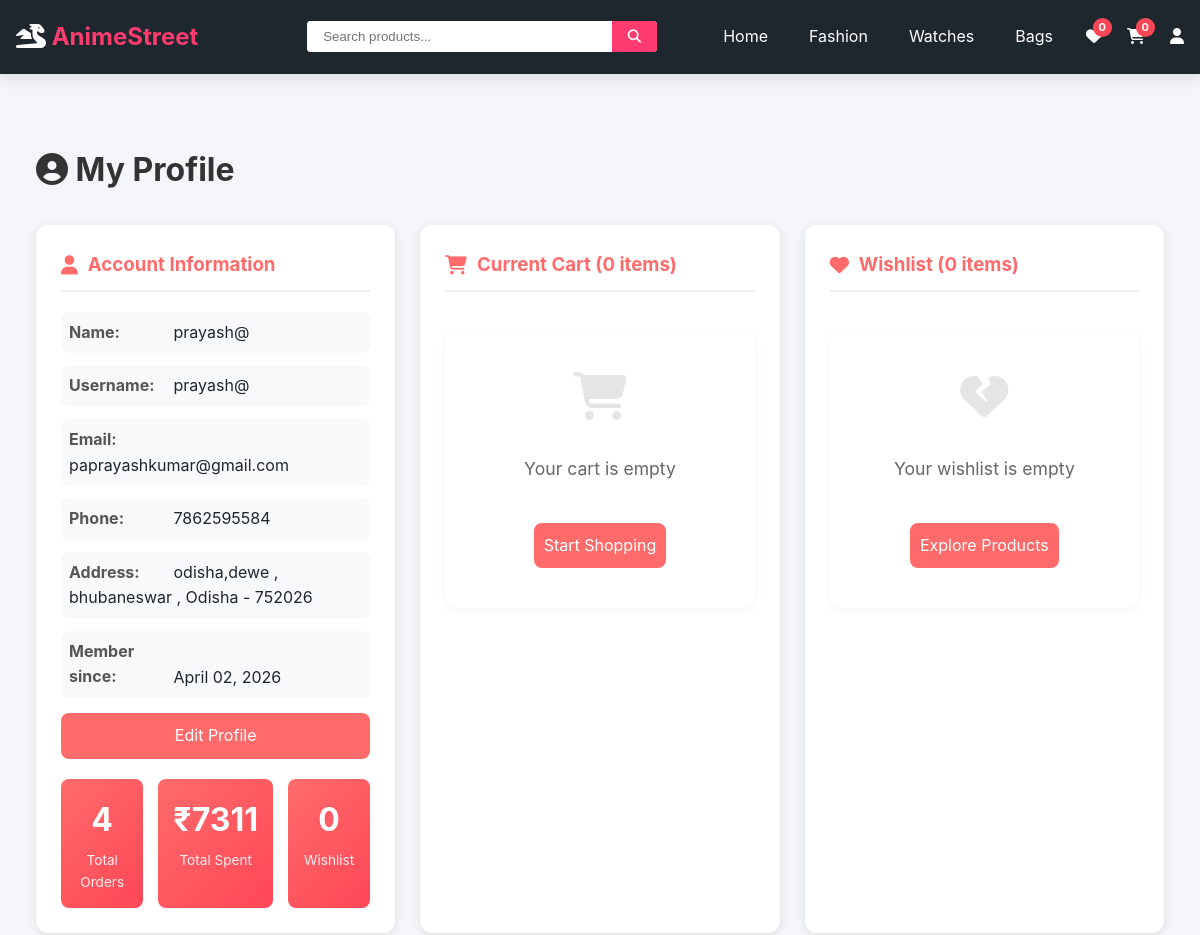
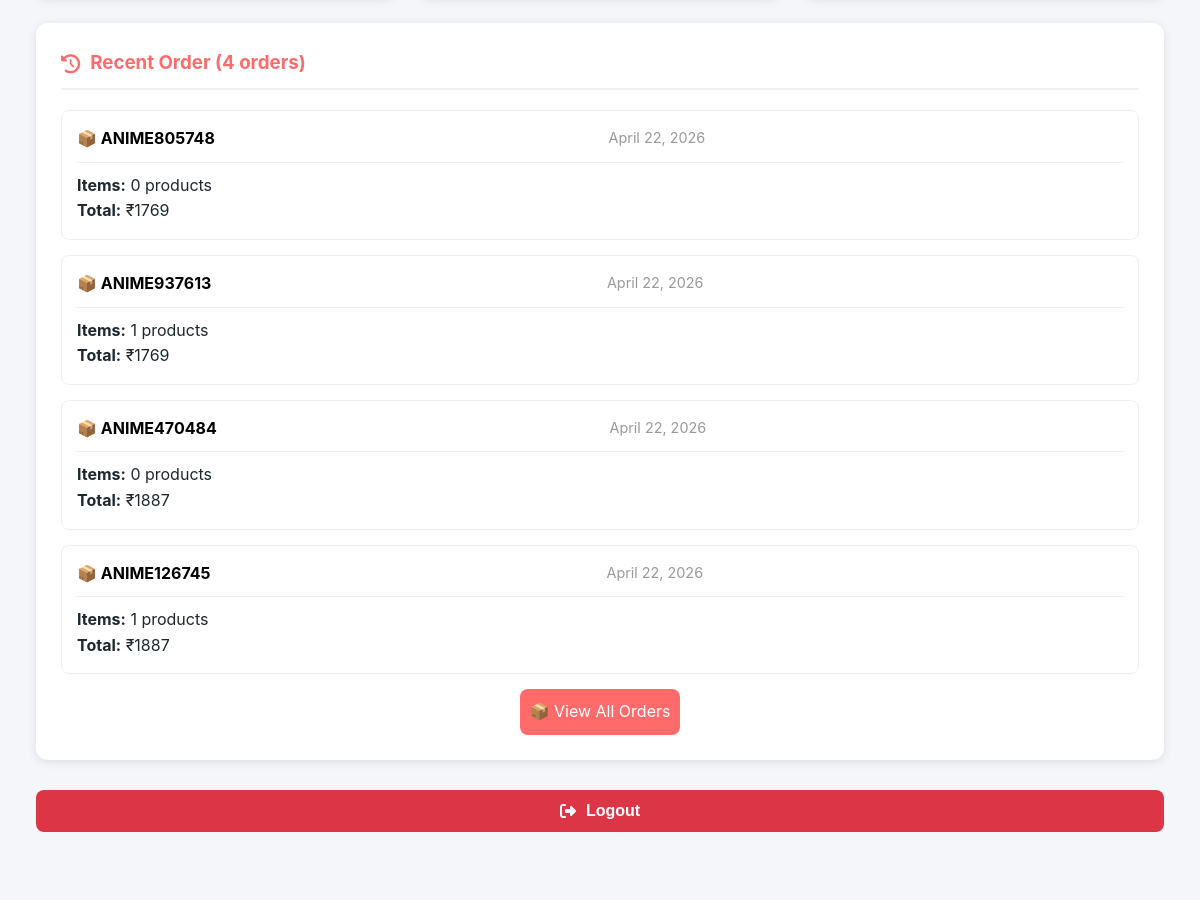
/profile/ (signed in, upper part), run on an earlier commit of the app's database (2 pictures, top to bottom).
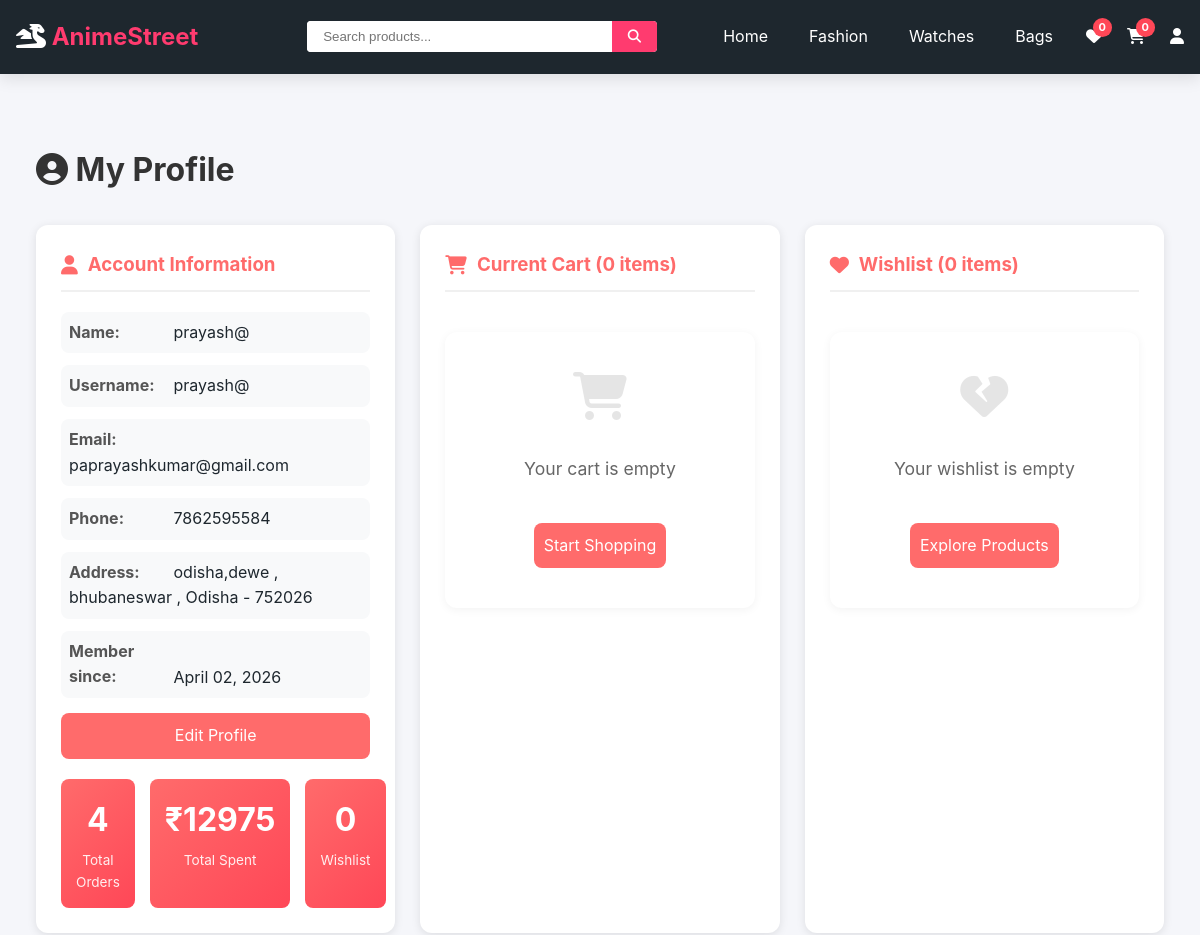
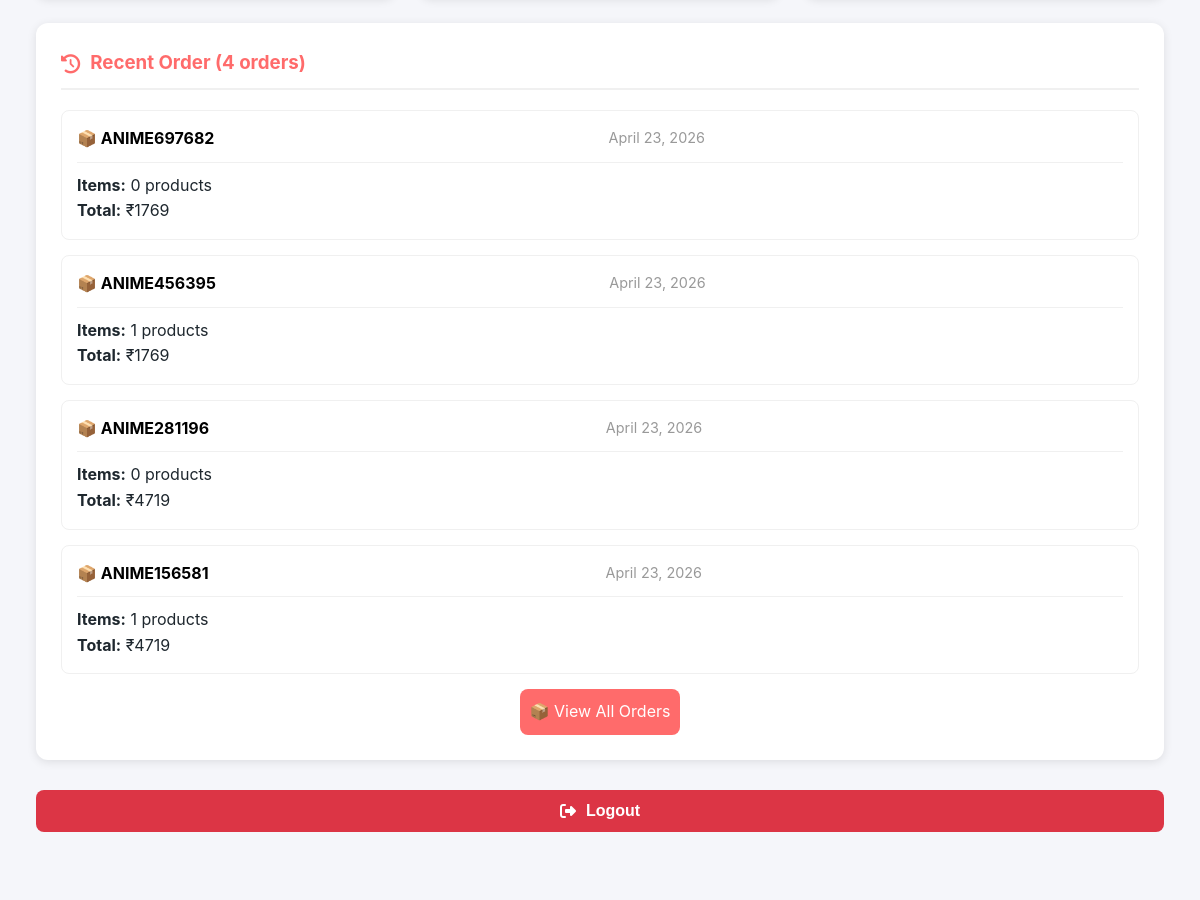
And on a later commit of the database (2 pictures, top to bottom).
### shop/models.py (models this page shows, shortened)
class User(AbstractUser):
    phone = models.CharField(max_length=15, blank=True)
    address = models.TextField(blank=True)
    created_at = models.DateTimeField(auto_now_add=True)

class Profile(models.Model):
    user = models.OneToOneField(User, on_delete=models.CASCADE)
    phone = models.CharField(max_length=15, blank=True)
    address = models.TextField(blank=True)
    city = models.CharField(max_length=100, blank=True)
    state = models.CharField(max_length=100, blank=True)
    pincode = models.CharField(max_length=10, blank=True)

class Order(models.Model):
    user = models.ForeignKey(User, on_delete=models.CASCADE)
    total_price = models.DecimalField(max_digits=10, decimal_places=2)
    payment_method = models.CharField(max_length=10, default="COD")
    transaction_id = models.CharField(max_length=100, blank=True, null=True)
    payment_screenshot = models.ImageField(upload_to='payments/', blank=True, null=True)
    payment_status = models.CharField(max_length=20, default="Pending")
    status = models.CharField(max_length=20, default="Pending")
    order_id = models.CharField(max_length=20, unique=True, blank=True)
    created_at = models.DateTimeField(auto_now_add=True)

### shop/views.py (the view)
# urls.py: path('profile/', views.profile, name='profile'),
@login_required
def profile(request):
    cart, created = Cart.objects.get_or_create(user=request.user)
    wishlist, created = Wishlist.objects.get_or_create(user=request.user)
    orders = Order.objects.filter(user=request.user).order_by('-created_at')[:4]
    cart_items = cart.items.select_related('product').all()
    wishlist_items = wishlist.items.select_related('product').all()
    cart_total = cart.get_total()
    total_orders = orders.count()
    total_spent = sum(order.total_price for order in orders)
    context = {
        'user': request.user,
        'cart_items': cart_items,
        'wishlist_items': wishlist_items,
        'orders': orders,
        'cart_total': cart_total,
        'total_orders': total_orders,
        'total_spent': total_spent,
    }
    return render(request, 'shop/profile.html', context)

### shop/context_processors.py (called while the page is built)
def cart_count(request):
    if request.user.is_authenticated:
        try:
            cart, created = Cart.objects.get_or_create(user=request.user)
            count = cart.get_total_items()
        except:
            count = 0
    else:
        count = 0
    return {'cart_count': count}

### shop/models.py (called while the page is built)
    def get_total(self):
        return sum(item.get_total() for item in self.items.all())

    def get_total_items(self):
        return sum(item.quantity for item in self.items.all())

### shop/templates/shop/profile.html (shortened to what this page needs)
{% extends 'shop/base.html' %}
{% load static %}
{% block content %}
<div class="container">
    <div class="profile-container">
        <h1><i class="fas fa-user-circle"></i> My Profile</h1>
        <div class="profile-grid">
            <div class="profile-card user-info">
                <h3><i class="fas fa-user"></i> Account Information</h3>
                <p><strong>Name:</strong> {{ user.first_name|default:user.username }}</p>
                <p><strong>Username:</strong> {{ user.username }}</p>
                <p><strong>Email:</strong> {{ user.email }}</p>
                <p><strong>Phone:</strong> {{ user.profile.phone|default:"Not provided" }}</p>
                <p><strong>Address:</strong>
                    {{ user.profile.address|default:"Not provided" }}
                    {% if user.profile.city %}, {{ user.profile.city }}{% endif %}
                    {% if user.profile.state %}, {{ user.profile.state }}{% endif %}
                    {% if user.profile.pincode %} - {{ user.profile.pincode }}{% endif %}
                </p>
                <p><strong>Member since:</strong> {{ user.date_joined|date:"F d, Y" }}</p>
                <div class="action-buttons">
                    <a href="{% url 'shop:edit_profile' %}" class="checkout-btn">
                        Edit Profile
                    </a>
                </div>
                <div class="stats-grid">
                    <div class="stat-box">
                        <div class="stat-number">{{ total_orders }}</div>
                        <div class="stat-label">Total Orders</div>
                    </div>
                    <div class="stat-box">
                        <div class="stat-number">₹{{ total_spent|floatformat:0 }}</div>
                        <div class="stat-label">Total Spent</div>
                    </div>
                    <div class="stat-box">
                        <div class="stat-number">{{ wishlist_items|length }}</div>
                        <div class="stat-label">Wishlist</div>
                    </div>
                </div>
            </div>
            <div class="profile-card">
                <h3><i class="fas fa-shopping-cart"></i> Current Cart ({{ cart_items|length }} items)</h3>
                {% if cart_items %}
                <div>
                    {% for item in cart_items %}
                    <div class="cart-item">
                        <div class="cart-item-info">
                            <div class="cart-item-name">{{ item.product.name }}</div>
                            <div class="cart-item-price">₹{{ item.product.price|floatformat:0 }} × {{ item.quantity }}
                            </div>
                            <div class="cart-item-size">Size: {{ item.size }}</div>
                        </div>
                        <div class="cart-item-remove"
                            onclick="removeFromCart({{ item.product.product_id }}, '{{ item.size }}')">
                            <i class="fas fa-trash"></i>
                        </div>
                    </div>
                    {% endfor %}
                    <div class="cart-total">
                        Total: <span>₹{{ cart_total|floatformat:0 }}</span>
                    </div>
                    <div class="action-buttons">
                        <a href="{% url 'shop:cart' %}" class="checkout-btn">View Cart</a>
                        <a href="{% url 'shop:checkout' %}" class="checkout-btn">Checkout</a>
                    </div>
                </div>
                {% else %}
                <div class="empty-state">
                    <i class="fas fa-shopping-cart"></i>
                    <p>Your cart is empty</p>
                    <a href="{% url 'shop:index' %}" class="checkout-btn">Start Shopping</a>
                </div>
                {% endif %}
            </div>
            <div class="profile-card">
                <h3><i class="fas fa-heart"></i> Wishlist ({{ wishlist_items|length }} items)</h3>
                {% if wishlist_items %}
                <div>
                    {% for item in wishlist_items %}
                    <div class="wishlist-item">
                        <div class="wishlist-item-info">
                            <div class="wishlist-item-name">{{ item.product.name }}</div>
                            <div class="wishlist-item-price">₹{{ item.product.price|floatformat:0 }}</div>
                        </div>
                        <div class="wishlist-item-remove" onclick="removeFromWishlist({{ item.product.product_id }})">
                            <i class="fas fa-trash"></i>
                        </div>
                    </div>
                    {% endfor %}
                    <div class="action-buttons">
                        <a href="{% url 'shop:wishlist' %}" class="checkout-btn">View All</a>
                    </div>
                </div>
                {% else %}
                <div class="empty-state">
                    <i class="fas fa-heart-broken"></i>
                    <p>Your wishlist is empty</p>
                    <a href="{% url 'shop:fashion' %}" class="checkout-btn">Explore Products</a>
                </div>
                {% endif %}
            </div>
        </div>
        <div class="profile-card" style="margin-top: 25px;">
            <h3><i class="fas fa-history"></i> Recent Order ({{ orders|length }} orders)</h3>
            {% if orders %}
            <div>
                {% for order in orders|slice:":4" %}
                <div class="order-item">
                    <div class="order-header">
                        <div style="color: black; font-weight: bold;">
                            📦 {{ order.order_id }}
                        </div>
                        <span class="order-date">{{ order.created_at|date:"F d, Y" }}</span>
                        <span class="order-status status-{{ order.status }}">{{ order.get_status_display }}</span>
                    </div>
                    <p><strong>Items:</strong> {{ order.items.count }} products</p>
                    <p><strong>Total:</strong> ₹{{ order.total_price|floatformat:0 }}</p>
                </div>
                {% endfor %}
                <div style="text-align: center; margin-top: 15px;">
                    <a href="{% url 'shop:my_orders' %}" class="checkout-btn">
                        📦 View All Orders
                    </a>
                </div>
            </div>
            {% else %}
            <div class="empty-state">
                <i class="fas fa-shopping-bag"></i>
                <p>No orders yet</p>
                <a href="{% url 'shop:index' %}" class="checkout-btn">Start Shopping</a>
            </div>
            {% endif %}
        </div>
        <form method="POST" action="{% url 'shop:logout' %}"
            onsubmit="return confirm('Are you sure you want to logout?')">
            <button type="submit" class="logout-btn">
                <i class="fas fa-sign-out-alt"></i> Logout
            </button>
        </form>
    </div>
</div>
{% endblock %}

### shop/templates/shop/base.html (shortened to what this page needs)
{% load static %}
<!DOCTYPE html>
<html lang="en">
<head>
    <link rel="stylesheet" href="https://cdnjs.cloudflare.com/ajax/libs/font-awesome/6.4.0/css/all.min.css">
    <link rel="stylesheet" href="{% static 'shop/css/style.css' %}">
    <link rel="stylesheet" href="{% static 'shop/css/components/category.css' %}">
    <link rel="stylesheet" href="{% static 'shop/css/components/navbar.css' %}">
    <link rel="stylesheet" href="{% static 'shop/css/components/footer.css' %}">
    <link rel="stylesheet" href="{% static 'shop/css/components/product-card.css' %}">
    <link rel="stylesheet" href="{% static 'shop/css/components/filter.css' %}">
    <link rel="stylesheet" href="{% static 'shop/css/responsive.css' %}">
</head>
<body>
    {% include 'shop/components/navbar.html' %}
    <main>
        {% block content %}
        {% endblock %}
    </main>
</body>
</html>

### shop/templates/shop/components/navbar.html (shortened to what this page needs)
{% load static %}
<nav class="navbar">
    <div class="container">
        <div class="navbar-brand">
            <a href="{% url 'shop:index' %}">
                <i class="fas fa-dragon"></i>
                <span>AnimeStreet</span>
            </a>
        </div>
        <div class="navbar-center">
            <div class="search-box">
                <input type="text" id="globalSearchInput" placeholder="Search products...">
                <button id="globalSearchBtn">
                    <i class="fas fa-search"></i>
                </button>
            </div>
        </div>
        <div class="navbar-right">
            <a href="{% url 'shop:index' %}" class="nav-link">Home</a>
            <a href="{% url 'shop:fashion' %}" class="nav-link">Fashion</a>
            <a href="{% url 'shop:watches' %}" class="nav-link">Watches</a>
            <a href="{% url 'shop:bags' %}" class="nav-link">Bags</a>
            <a href="{% url 'shop:wishlist' %}" class="action-icon">
                <i class="fas fa-heart"></i>
                <span id="wishlistCount" class="badge">0</span>
            </a>
            <a href="{% url 'shop:cart' %}" class="action-icon">
                <i class="fas fa-shopping-cart"></i>
                <span id="cartCount" class="badge">0</span>
            </a>
            {% if user.is_authenticated %}
            <a href="{% url 'shop:profile' %}" class="action-icon">
                <i class="fas fa-user"></i>
            </a>
            {% else %}
            <a href="{% url 'shop:login' %}" class="action-icon">
                <i class="fas fa-user"></i>
            </a>
            {% endif %}
        </div>
    </div>
</nav>

### shop/static/shop/css/style.css (style rules this page uses)
* { margin: 0; padding: 0; box-sizing: border-box; }
:root { --primary: #ff3b6f; --primary-dark: #e62e5c; --secondary: #6c5ce7; --success: #00b894; --danger: #d63031; --warning: #fdcb6e; --dark: #1e272e; --darker: #151e26; --light: #f5f6fa; --gray: #808e9b; --white: #ffffff; --shadow-sm: 0 2px 5px rgba(0,0,0,0.1); --shadow-md: 0 5px 15px rgba(0,0,0,0.1); --shadow-lg: 0 10px 25px rgba(0,0,0,0.15); --radius-sm: 4px; --radius-md: 8px; --radius-lg: 12px; --space-xs: 0.5rem; --space-sm: 1rem; --space-md: 1.5rem; --space-lg: 2rem; --space-xl: 3rem; }
body { font-family: -apple-system, BlinkMacSystemFont, 'Segoe UI', Roboto, Oxygen, Ubuntu, sans-serif; background: var(--light); color: var(--dark); line-height: 1.6; min-height: 100vh; display: flex; flex-direction: column; }
.container { max-width: 1200px; margin: 0 auto; padding: 0 var(--space-sm); width: 100%; }
.badge { background: var(--primary); color: var(--white); font-size: 0.75rem; padding: 0.25rem 0.5rem; border-radius: 50%; position: absolute; top: -5px; right: -10px; }
.empty-state { text-align: center; padding: 60px 20px; background: white; border-radius: 8px; box-shadow: 0 2px 10px rgba(0,0,0,0.1); display: flex; flex-direction: column; align-items: center; gap: 20px; }
.empty-state { text-align: center; padding: 60px 20px; background: white; border-radius: 12px; box-shadow: 0 2px 10px rgba(0,0,0,0.05); margin: 40px auto; max-width: 600px; }
.empty-state i { font-size: 4rem; color: #ccc; margin-bottom: 20px; }
.empty-state p { color: #666; margin-bottom: 20px; font-size: 1.1rem; }
.badge { position: absolute; top: -6px; right: -10px; background: #ff4757; color: white; font-size: 11px; font-weight: bold; padding: 4px 6px; border-radius: 50%; min-width: 18px; text-align: center; line-height: 1; display: inline-block; z-index: 999; }
.action-icon { position: relative; display: inline-block; }

### shop/static/shop/css/components/navbar.css (style rules this page uses)
.navbar { background: var(--dark); padding: 1rem 0; position: sticky; top: 0; z-index: 1000; box-shadow: var(--shadow-md); }
.navbar .container { max-width: 1200px; margin: 0 auto; padding: 0 var(--space-sm); display: flex; align-items: center; }
.navbar-brand { flex: 1; display: flex; align-items: center; }
.navbar-brand a { font-size: 1.5rem; font-weight: 700; color: var(--white); text-decoration: none; }
.navbar-brand a span { color: var(--primary); }
.search-box { display: flex; align-items: center; background: var(--white); border-radius: var(--radius-sm); overflow: hidden; width: 350px; }
.search-box input { flex: 1; padding: 0.5rem 1rem; border: none; outline: none; }
.search-box button { padding: 0.5rem 1rem; background: var(--primary); border: none; color: var(--white); cursor: pointer; }
.nav-link { color: var(--white); text-decoration: none; padding: 0.5rem; }
.action-icon { color: var(--white); position: relative; }
.badge { position: absolute; top: -5px; right: -8px; background: red; color: white; font-size: 10px; padding: 2px 5px; border-radius: 50%; }
.navbar { overflow: hidden; }
.navbar .container { display: flex; align-items: center; }
.navbar-brand { flex: 1; }
.navbar-center { flex: 2; display: flex; justify-content: center; }
.navbar-right { flex: 2; display: flex; justify-content: flex-end; align-items: center; gap: 25px; }
.search-box { width: 350px; }
.action-icon { position: relative !important; display: inline-block; }
.badge { position: absolute; top: -6px; right: -10px; background: #ff4757; color: white; font-size: 11px; font-weight: bold; padding: 4px 6px; border-radius: 50%; min-width: 18px; text-align: center; line-height: 1; display: inline-block !important; z-index: 9999; }

What changed in the data, as far as the page shows it:
no longer on this page (row unchanged): Order: order_id "ANIME805748", created_at "April 22, 2026", items.count "0", total_price "1769"
no longer on this page (row unchanged): Order: order_id "ANIME937613", created_at "April 22, 2026", items.count "1", total_price "1769"
no longer on this page (row unchanged): Order: order_id "ANIME470484", created_at "April 22, 2026", items.count "0", total_price "1887"
no longer on this page (row unchanged): Order: order_id "ANIME126745", created_at "April 22, 2026", items.count "1", total_price "1887"
added Order: order_id "ANIME697682", created_at "April 23, 2026", items.count "0", total_price "1769"
added Order: order_id "ANIME456395", created_at "April 23, 2026", items.count "1", total_price "1769"
added Order: order_id "ANIME281196", created_at "April 23, 2026", items.count "0", total_price "4719"
added Order: order_id "ANIME156581", created_at "April 23, 2026", items.count "1", total_price "4719"
Also different on the page:
{{ total_spent|floatformat:0 }}: "7311" → "12975"
